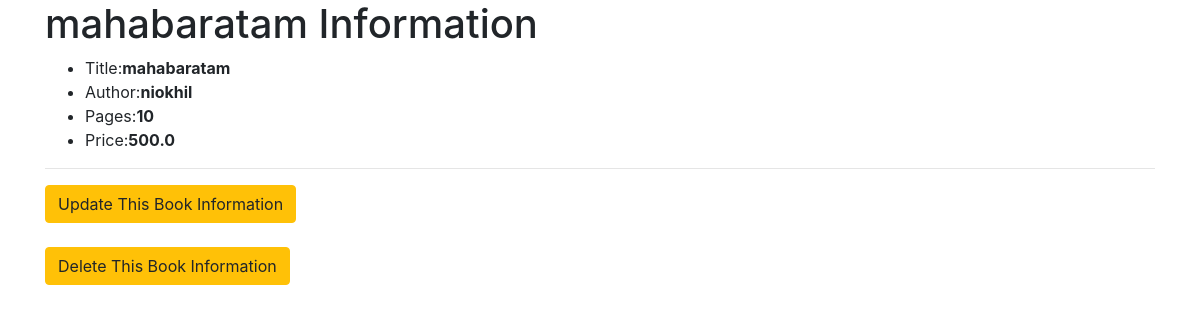
Page /2/ on the committed database.
### testapp/models.py (models this page shows, shortened)
class Book(models.Model):
    title = models.CharField(max_length=30)
    author = models.CharField(max_length=30)
    pages = models.IntegerField()
    price = models.FloatField()

### testapp/views.py (the view)
# urls.py: path('<int:pk>/', views.BookDetailView.as_view(),name='detail'),
class BookDetailView(DetailView):
    model = Book

### templates/testapp/book_detail.html (shortened to what this page needs)
<!DOCTYPE html>
<html lang="en" dir="ltr">
  <head>
    <link rel="stylesheet" href="https://cdn.jsdelivr.net/npm/bootstrap@4.6.2/dist/css/bootstrap.min.css">
  </head>
  <body>
    <div class="container">
      <h1>{{book.title}} Information</h1>
      <ul>
        <li>Title:<strong>{{book.title}}</strong></li>
        <li>Author:<strong>{{book.author}}</strong></li>
        <li>Pages:<strong>{{book.pages}}</strong></li>
        <li>Price:<strong>{{book.price}}</strong></li>
      </ul>
      <hr>
      <a href="/update/{{book.id}}" class="btn btn-warning">Update This Book Information</a>
      <br><br>
      <a href="/delete/{{book.id}}" class="btn btn-warning">Delete This Book Information</a>
    </div>
  </body>
</html>

### rows in the picture
Book: title "mahabaratam", author "niokhil", pages "10", price "500.0"
